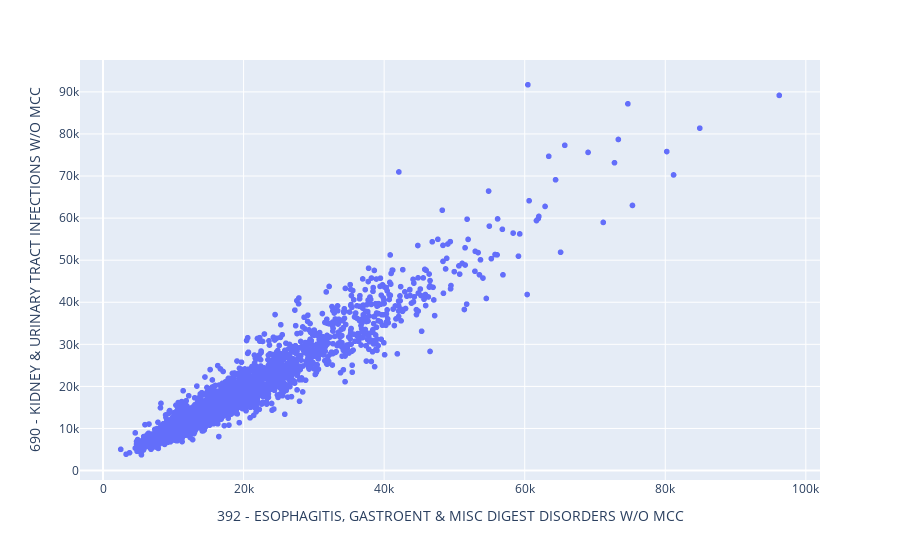

Notebook code cell kept with this figure:
### Code cell
fig = px.scatter(pv, 
                 x="392 - ESOPHAGITIS, GASTROENT & MISC DIGEST DISORDERS W/O MCC", 
                 y="690 - KIDNEY & URINARY TRACT INFECTIONS W/O MCC")
fig.show()

### Figure 1 — Plotly figure (JSON) as saved in the notebook; plotly's stock layout.template omitted (floating-point values rounded to 4 significant figures; data arrays with more than 128 entries replaced by an {"elided": "..."} marker saying what was removed)
{"data": [{"hovertemplate": "392 - ESOPHAGITIS, GASTROENT & MISC DIGEST DISORDERS W/O MCC=%{x}<br>690 - KIDNEY & URINARY TRACT INFECTIONS W/O MCC=%{y}<extra></extra>", "legendgroup": "", "marker": {"color": "#636efa", "symbol": "circle"}, "mode": "markers", "name": "", "showlegend": false, "type": "scattergl", "x": {"elided": "3337 float values"}, "xaxis": "x", "y": {"elided": "3337 float values"}, "yaxis": "y"}], "layout": {"legend": {"tracegroupgap": 0}, "margin": {"t": 60}, "xaxis": {"anchor": "y", "domain": [0, 1], "title": {"text": "392 - ESOPHAGITIS, GASTROENT & MISC DIGEST DISORDERS W/O MCC"}}, "yaxis": {"anchor": "x", "domain": [0, 1], "title": {"text": "690 - KIDNEY & URINARY TRACT INFECTIONS W/O MCC"}}}}
